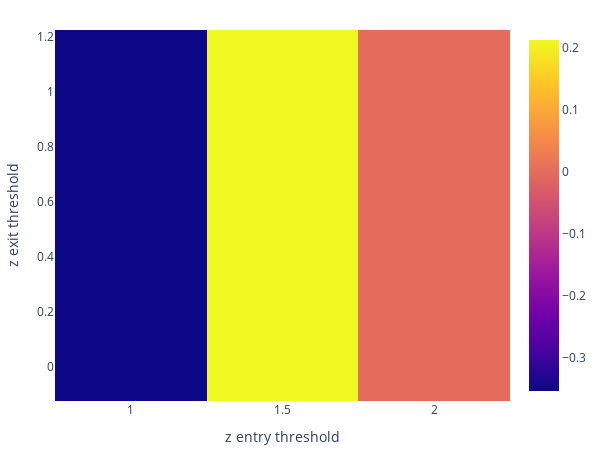

Source (notebook cell):
### Code cell
num = 3
entry_points = np.linspace(1,2, num=num)
exit_points = np.linspace(0.1,1, num=num)
returns_mtx = pd.DataFrame(columns=entry_points, index=exit_points)
for entry in entry_points:
  for exit in exit_points:
    df = create_long_short_market_signals(df, ('SPY', 'IWM'), entry, exit)
    # rename
    df['entries'] = df['pair_longs'].copy()
    df['short_entries'] = df['pair_shorts'].copy()
    # drop pair_longs and pair_shorts
    df.drop(['pair_longs', 'pair_shorts'], axis=1, inplace=True)

    # create exits
    df['exits'] = ((df['long_market']==1) | (df['entries'] == 1)) & (df['pair_exits'] == 1)
    df['short_exits'] = ((df['short_market'] == 1) | (df['short_entries'] == 1)) & (df['pair_exits'] == 1)

    df['exits'] = df['exits'].astype(bool)
    df['short_exits'] = df['short_exits'].astype(bool)
    df['entries'] = df['entries'].astype(bool)
    df['short_entries'] = df['short_entries'].astype(bool)

    portfolio = vbt.Portfolio.from_signals(
      df.SPY,
      entries=df.entries,
      exits=df.exits,
      short_entries=df.short_entries,
      short_exits=df.short_exits,
      freq='D'
    )
    returns_mtx[entry][exit] = portfolio.total_return()

returns_mtx.vbt.heatmap(
        xaxis_title = "z entry threshold",
        yaxis_title="z exit threshold").show()

### Figure 1 — Plotly figure (JSON) as saved in the notebook; plotly's stock layout.template omitted (floating-point values rounded to 4 significant figures)
{"data": [{"colorscale": [[0, "#0d0887"], [0.1111, "#46039f"], [0.2222, "#7201a8"], [0.3333, "#9c179e"], [0.4444, "#bd3786"], [0.5556, "#d8576b"], [0.6667, "#ed7953"], [0.7778, "#fb9f3a"], [0.8889, "#fdca26"], [1, "#f0f921"]], "hoverongaps": false, "type": "heatmap", "uid": "9b2a446d-eda5-4013-9cb8-8d14d5c93206", "x": [1, 1.5, 2], "y": [0.1, 0.55, 1], "z": [[-0.3528, 0.2132, 0], [-0.3528, 0.2132, 0], [-0.3528, 0.2132, 0]]}], "layout": {"height": 455, "legend": {"orientation": "h", "traceorder": "normal", "x": 1, "xanchor": "right", "y": 1.02, "yanchor": "bottom"}, "margin": {"b": 30, "l": 30, "r": 30, "t": 30}, "width": 605, "xaxis": {"title": {"text": "z entry threshold"}}, "yaxis": {"title": {"text": "z exit threshold"}}}}
